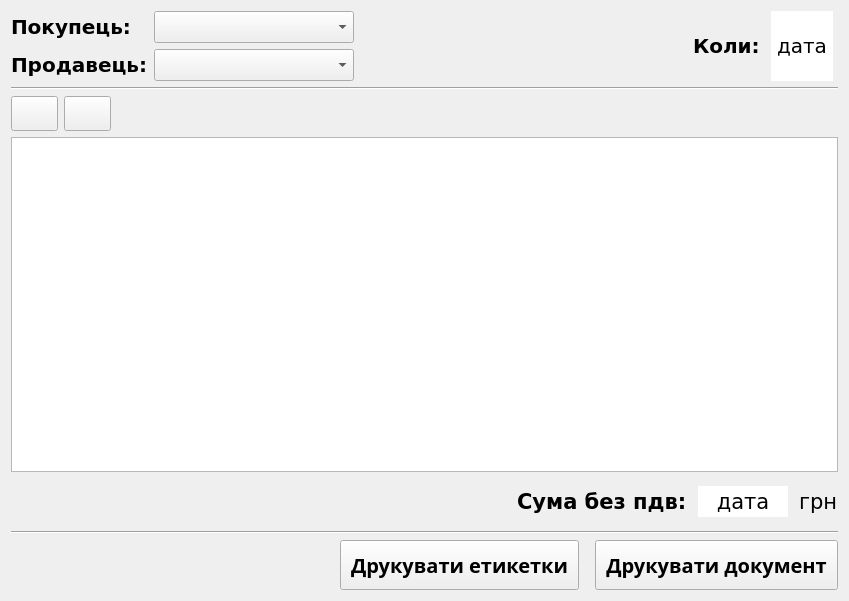
<?xml version="1.0" encoding="UTF-8"?>
<ui version="4.0">
 <class>Records</class>
 <widget class="QWidget" name="Records">
  <property name="geometry">
   <rect>
    <x>0</x>
    <y>0</y>
    <width>849</width>
    <height>601</height>
   </rect>
  </property>
  <property name="font">
   <font>
    <family>Alef</family>
    <pointsize>12</pointsize>
   </font>
  </property>
  <property name="windowTitle">
   <string>АвтоЦентр</string>
  </property>
  <layout class="QVBoxLayout" name="verticalLayout_3">
   <item>
    <layout class="QHBoxLayout" name="horizontalLayout_5">
     <item>
      <layout class="QHBoxLayout" name="horizontalLayout_7">
       <item>
        <layout class="QVBoxLayout" name="verticalLayout_2">
         <item>
          <widget class="QLabel" name="label_customer">
           <property name="enabled">
            <bool>true</bool>
           </property>
           <property name="font">
            <font>
             <family>DejaVu Sans</family>
             <pointsize>15</pointsize>
             <weight>75</weight>
             <bold>true</bold>
            </font>
           </property>
           <property name="text">
            <string>Покупець:</string>
           </property>
          </widget>
         </item>
         <item>
          <widget class="QLabel" name="label_seller">
           <property name="enabled">
            <bool>true</bool>
           </property>
           <property name="font">
            <font>
             <family>DejaVu Sans</family>
             <pointsize>15</pointsize>
             <weight>75</weight>
             <bold>true</bold>
            </font>
           </property>
           <property name="text">
            <string>Продавець:</string>
           </property>
          </widget>
         </item>
        </layout>
       </item>
       <item>
        <layout class="QVBoxLayout" name="verticalLayout">
         <item>
          <widget class="QComboBox" name="comboBox_Customer">
           <property name="sizePolicy">
            <sizepolicy hsizetype="Minimum" vsizetype="Fixed">
             <horstretch>0</horstretch>
             <verstretch>0</verstretch>
            </sizepolicy>
           </property>
           <property name="minimumSize">
            <size>
             <width>200</width>
             <height>0</height>
            </size>
           </property>
           <property name="font">
            <font>
             <family>DejaVu Sans</family>
             <pointsize>15</pointsize>
             <underline>false</underline>
            </font>
           </property>
          </widget>
         </item>
         <item>
          <widget class="QComboBox" name="comboBox_Seller">
           <property name="sizePolicy">
            <sizepolicy hsizetype="Minimum" vsizetype="Fixed">
             <horstretch>0</horstretch>
             <verstretch>0</verstretch>
            </sizepolicy>
           </property>
           <property name="minimumSize">
            <size>
             <width>200</width>
             <height>0</height>
            </size>
           </property>
           <property name="font">
            <font>
             <family>DejaVu Sans</family>
             <pointsize>15</pointsize>
             <underline>false</underline>
            </font>
           </property>
          </widget>
         </item>
        </layout>
       </item>
      </layout>
     </item>
     <item>
      <layout class="QHBoxLayout" name="horizontalLayout_4">
       <item>
        <spacer name="horizontalSpacer_4">
         <property name="orientation">
          <enum>Qt::Horizontal</enum>
         </property>
         <property name="sizeHint" stdset="0">
          <size>
           <width>40</width>
           <height>20</height>
          </size>
         </property>
        </spacer>
       </item>
       <item>
        <layout class="QHBoxLayout" name="horizontalLayout_3">
         <item>
          <widget class="QLabel" name="label">
           <property name="enabled">
            <bool>true</bool>
           </property>
           <property name="font">
            <font>
             <family>DejaVu Sans</family>
             <pointsize>15</pointsize>
             <weight>75</weight>
             <bold>true</bold>
            </font>
           </property>
           <property name="text">
            <string>Коли:</string>
           </property>
          </widget>
         </item>
         <item>
          <widget class="QLabel" name="line_datetime">
           <property name="enabled">
            <bool>true</bool>
           </property>
           <property name="font">
            <font>
             <family>DejaVu Sans</family>
             <pointsize>15</pointsize>
            </font>
           </property>
           <property name="styleSheet">
            <string notr="true">background-color : white; 
margin-left: 5px; 
margin-right: 5px;</string>
           </property>
           <property name="text">
            <string>дата</string>
           </property>
          </widget>
         </item>
        </layout>
       </item>
      </layout>
     </item>
    </layout>
   </item>
   <item>
    <widget class="Line" name="line">
     <property name="orientation">
      <enum>Qt::Horizontal</enum>
     </property>
    </widget>
   </item>
   <item>
    <layout class="QHBoxLayout" name="horizontalLayout">
     <item>
      <widget class="QPushButton" name="btn_add">
       <property name="sizePolicy">
        <sizepolicy hsizetype="Fixed" vsizetype="Fixed">
         <horstretch>0</horstretch>
         <verstretch>0</verstretch>
        </sizepolicy>
       </property>
       <property name="minimumSize">
        <size>
         <width>40</width>
         <height>35</height>
        </size>
       </property>
       <property name="text">
        <string/>
       </property>
       <property name="icon">
        <iconset resource="../recources/all.qrc">
         <normaloff>:/icons/add.png</normaloff>:/icons/add.png</iconset>
       </property>
       <property name="shortcut">
        <string>Ctrl+A</string>
       </property>
      </widget>
     </item>
     <item>
      <widget class="QPushButton" name="btn_del">
       <property name="enabled">
        <bool>true</bool>
       </property>
       <property name="sizePolicy">
        <sizepolicy hsizetype="Fixed" vsizetype="Fixed">
         <horstretch>0</horstretch>
         <verstretch>0</verstretch>
        </sizepolicy>
       </property>
       <property name="minimumSize">
        <size>
         <width>40</width>
         <height>35</height>
        </size>
       </property>
       <property name="text">
        <string/>
       </property>
       <property name="icon">
        <iconset resource="../recources/all.qrc">
         <normaloff>:/icons/delete.png</normaloff>:/icons/delete.png</iconset>
       </property>
       <property name="shortcut">
        <string>Del</string>
       </property>
      </widget>
     </item>
     <item>
      <spacer name="horizontalSpacer">
       <property name="orientation">
        <enum>Qt::Horizontal</enum>
       </property>
       <property name="sizeType">
        <enum>QSizePolicy::Expanding</enum>
       </property>
       <property name="sizeHint" stdset="0">
        <size>
         <width>40</width>
         <height>20</height>
        </size>
       </property>
      </spacer>
     </item>
    </layout>
   </item>
   <item>
    <widget class="QTableView" name="tableView">
     <property name="font">
      <font>
       <family>DejaVu Sans</family>
       <pointsize>14</pointsize>
      </font>
     </property>
     <attribute name="horizontalHeaderStretchLastSection">
      <bool>false</bool>
     </attribute>
    </widget>
   </item>
   <item>
    <layout class="QHBoxLayout" name="horizontalLayout_8">
     <item>
      <spacer name="horizontalSpacer_3">
       <property name="orientation">
        <enum>Qt::Horizontal</enum>
       </property>
       <property name="sizeHint" stdset="0">
        <size>
         <width>40</width>
         <height>20</height>
        </size>
       </property>
      </spacer>
     </item>
     <item>
      <layout class="QHBoxLayout" name="horizontalLayout_6">
       <item>
        <widget class="QLabel" name="label_7">
         <property name="enabled">
          <bool>true</bool>
         </property>
         <property name="font">
          <font>
           <family>DejaVu Sans</family>
           <pointsize>16</pointsize>
           <weight>75</weight>
           <bold>true</bold>
          </font>
         </property>
         <property name="text">
          <string>Сума без пдв:</string>
         </property>
        </widget>
       </item>
       <item>
        <widget class="QLabel" name="line_sum">
         <property name="enabled">
          <bool>true</bool>
         </property>
         <property name="minimumSize">
          <size>
           <width>100</width>
           <height>30</height>
          </size>
         </property>
         <property name="font">
          <font>
           <family>DejaVu Sans</family>
           <pointsize>16</pointsize>
          </font>
         </property>
         <property name="styleSheet">
          <string notr="true">background-color : white; 
margin-left: 5px; 
margin-right: 5px;
margin-top:8px;
margin-bottom:8px;
padding-top: 3px;
padding-bottom: 3px;
padding-left: 3px;
padding-right: 3px;

</string>
         </property>
         <property name="text">
          <string>дата</string>
         </property>
         <property name="alignment">
          <set>Qt::AlignCenter</set>
         </property>
        </widget>
       </item>
       <item>
        <widget class="QLabel" name="label_2">
         <property name="font">
          <font>
           <family>DejaVu Sans</family>
           <pointsize>16</pointsize>
          </font>
         </property>
         <property name="text">
          <string>грн</string>
         </property>
        </widget>
       </item>
      </layout>
     </item>
    </layout>
   </item>
   <item>
    <widget class="Line" name="line_3">
     <property name="orientation">
      <enum>Qt::Horizontal</enum>
     </property>
    </widget>
   </item>
   <item>
    <layout class="QHBoxLayout" name="horizontalLayout_2">
     <item>
      <spacer name="horizontalSpacer_2">
       <property name="orientation">
        <enum>Qt::Horizontal</enum>
       </property>
       <property name="sizeHint" stdset="0">
        <size>
         <width>40</width>
         <height>20</height>
        </size>
       </property>
      </spacer>
     </item>
     <item>
      <widget class="QPushButton" name="btn_print_barcode">
       <property name="font">
        <font>
         <pointsize>-1</pointsize>
         <weight>75</weight>
         <italic>false</italic>
         <bold>true</bold>
        </font>
       </property>
       <property name="styleSheet">
        <string notr="true">padding: 10px;
font: bold 20px;
margin-left: 10px;</string>
       </property>
       <property name="text">
        <string>Друкувати етикетки</string>
       </property>
       <property name="shortcut">
        <string>Ctrl+P</string>
       </property>
      </widget>
     </item>
     <item>
      <widget class="QPushButton" name="btn_print_document">
       <property name="font">
        <font>
         <pointsize>-1</pointsize>
         <weight>75</weight>
         <italic>false</italic>
         <bold>true</bold>
        </font>
       </property>
       <property name="styleSheet">
        <string notr="true">padding: 10px;
font: bold 20px;
margin-left: 10px;</string>
       </property>
       <property name="text">
        <string>Друкувати документ</string>
       </property>
       <property name="shortcut">
        <string>Ctrl+P</string>
       </property>
      </widget>
     </item>
    </layout>
   </item>
  </layout>
 </widget>
 <resources>
  <include location="../recources/all.qrc"/>
 </resources>
 <connections/>
</ui>
